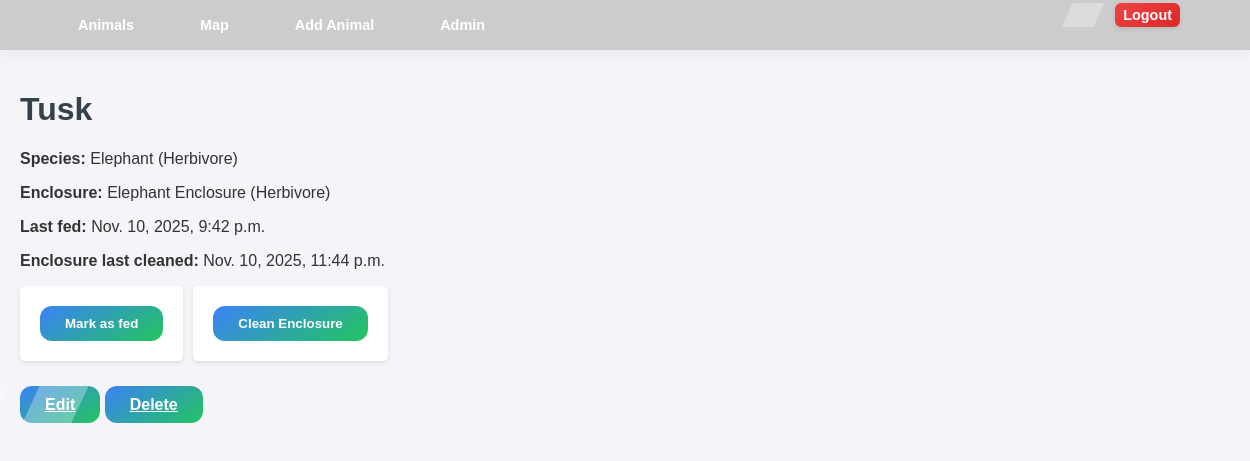
Page /animals/103/ (signed in) on the committed database.
### zookeeper/models.py (models this page shows, shortened)
class Animal(models.Model):
    owner = models.ForeignKey(User, on_delete=models.CASCADE)
    name = models.CharField(max_length=100)
    species = models.ForeignKey(Species, on_delete=models.CASCADE)
    enclosure = models.ForeignKey(Enclosure, on_delete=models.CASCADE)
    last_fed_at = models.DateTimeField(null=True, blank=True)
    created_at = models.DateTimeField(auto_now_add=True)

class Species(models.Model):
    DIET_CHOICES = [
        ('herbivore', 'Herbivore'),
        ('carnivore', 'Carnivore'),
        ('omnivore', 'Omnivore'),
    ]
    name = models.CharField(max_length=100, unique=True)
    diet = models.CharField(max_length=20, choices=DIET_CHOICES)
    def __str__(self):
        return f"{self.name} ({self.get_diet_display()})"
    class Meta:
        verbose_name_plural = "Species"

class Enclosure(models.Model):
    name = models.CharField(max_length=100, unique=True)
    description = models.TextField(blank=True)
    capacity = models.PositiveIntegerField(default=1)
    diet_type = models.CharField(
        max_length=20,
        choices=Species.DIET_CHOICES,
        help_text="Preferred diet type for this enclosure"
    )
    created_at = models.DateTimeField(auto_now_add=True)
    last_cleaned_at = models.DateTimeField(null=True, blank=True)
    def __str__(self):
        return f"{self.name} ({self.get_diet_type_display()})"

### zookeeper/views.py (the view)
# urls.py: path('animals/<int:pk>/', views.AnimalDetailView.as_view(), name='animal_detail'),
class AnimalDetailView(LoginRequiredMixin, DetailView):
    model = Animal
    template_name = 'Zoo/animal_detail.html'
    context_object_name = 'animal'
    def get_queryset(self):
        return Animal.objects.all().select_related('species', 'enclosure', 'owner')

### zookeeper/templates/Zoo/Animal_detail.html (shortened to what this page needs)
{% extends "Zoo/base.html" %}
{% block content %}
<div class="animal-detail">
    <h1 class="animal-name">{{ animal.name }}</h1>
    <p class="animal-info"><strong>Species:</strong> {{ animal.species }}</p>
    <p class="animal-info"><strong>Enclosure:</strong> {{ animal.enclosure }}</p>
    <p class="animal-info"><strong>Last fed:</strong> {{ animal.last_fed_at|default:"Never" }}</p>
    <p class="animal-info" id="enclosure-clean-status">
        <strong>Enclosure last cleaned:</strong>
        <span id="clean-timestamp">{{ animal.enclosure.last_cleaned_at|default:"Never" }}</span>
    </p>
    {% if user.is_authenticated %}
        {% if user.is_staff or user.pk == animal.owner.pk %}
        <div class="button-group">
            <form method="post" action="{% url 'animal_feed' animal.pk %}">
                <button type="submit" class="btn btn-feed">Mark as fed</button>
            </form>
            <form method="post" action="{% url 'clean_enclosure' animal.enclosure.pk %}">
                <button type="submit" class="btn btn-clean">Clean Enclosure</button>
            </form>
        </div>
        <div class="action-links">
            <a href="{% url 'animal_update' animal.pk %}" class="btn btn-edit">Edit</a>
            <a href="{% url 'animal_delete' animal.pk %}" class="btn btn-delete">Delete</a>
        </div>
        {% else %}
            <p class="info-muted">You can view this animal but you cannot modify or feed it.</p>
        {% endif %}
    {% else %}
        <p class="info-muted">You can view this animal but you cannot modify or feed it.</p>
    {% endif %}
</div>
{% endblock %}

### zookeeper/static/zookeeper/styles.css (style rules this page uses)
body { font-family: Arial, sans-serif; margin: 0; padding: 0; background-color: #f4f4f9; color: #333; }
h1 { color: #35424a; }
form { background-color: white; padding: 20px; margin-bottom: 20px; border-radius: 5px; box-shadow: 0 2px 4px rgba(0, 0, 0, 0.1); }
button { background-color: #35424a; color: white; padding: 8px 15px; border: none; border-radius: 4px; cursor: pointer; }
.btn { background: linear-gradient(145deg, #3b82f6, #22c55e); color: white; font-weight: 700; padding: 10px 25px; border-radius: 12px; border: none; cursor: pointer; transition: all 0.3s ease; position: relative; overflow: hidden; }
.btn::before { content: ""; position: absolute; top: 0; left: -75%; width: 50%; height: 100%; background: rgba(255, 255, 255, 0.3); transform: skewX(-25deg); transition: all 0.5s ease; }
.animal-name { color: #35424a; text-decoration: none; }

### zookeeper/templates/Zoo/Animal_detail.html (style rules this page uses)
.button-group { display: flex; gap: 10px; margin: 15px 0; flex-wrap: wrap; }
.btn-feed { background: linear-gradient(90deg, #22c55e, #16a34a); color: white; padding: 10px 20px; border: none; border-radius: 8px; font-weight: 700; cursor: pointer; transition: all 0.3s ease; }
.btn-clean { background: linear-gradient(90deg, #3b82f6, #2563eb); color: white; padding: 10px 20px; border: none; border-radius: 8px; font-weight: 700; cursor: pointer; transition: all 0.3s ease; }

### rows in the picture
Animal: name "Tusk", species "Elephant (Herbivore)", enclosure "Elephant Enclosure (Herbivore)", last_fed_at "Nov. 10, 2025, 9:42 p.m.", enclosure.last_cleaned_at "Nov. 10, 2025, 11:44 p.m."
